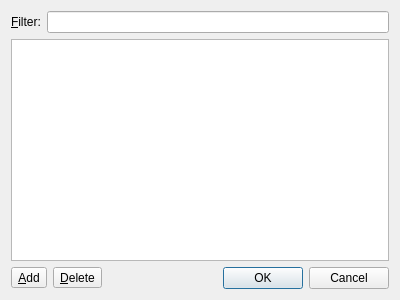
<?xml version="1.0" encoding="UTF-8"?>
<ui version="4.0">
 <class>Widget</class>
 <widget class="QDialog" name="Widget">
  <property name="geometry">
   <rect>
    <x>0</x>
    <y>0</y>
    <width>400</width>
    <height>300</height>
   </rect>
  </property>
  <property name="windowTitle">
   <string>User Dictionary - cuteime</string>
  </property>
  <layout class="QVBoxLayout" name="verticalLayout">
   <item>
    <layout class="QHBoxLayout" name="horizontalLayout">
     <item>
      <widget class="QLabel" name="label">
       <property name="text">
        <string>&amp;Filter:</string>
       </property>
       <property name="buddy">
        <cstring>filter</cstring>
       </property>
      </widget>
     </item>
     <item>
      <widget class="QLineEdit" name="filter"/>
     </item>
    </layout>
   </item>
   <item>
    <widget class="QTreeView" name="treeView">
     <property name="alternatingRowColors">
      <bool>true</bool>
     </property>
     <property name="rootIsDecorated">
      <bool>false</bool>
     </property>
     <property name="uniformRowHeights">
      <bool>true</bool>
     </property>
     <property name="allColumnsShowFocus">
      <bool>true</bool>
     </property>
    </widget>
   </item>
   <item>
    <layout class="QHBoxLayout" name="horizontalLayout_2">
     <item>
      <widget class="QToolButton" name="add">
       <property name="text">
        <string>&amp;Add</string>
       </property>
      </widget>
     </item>
     <item>
      <widget class="QToolButton" name="del">
       <property name="text">
        <string>&amp;Delete</string>
       </property>
      </widget>
     </item>
     <item>
      <widget class="QDialogButtonBox" name="buttonBox">
       <property name="orientation">
        <enum>Qt::Horizontal</enum>
       </property>
       <property name="standardButtons">
        <set>QDialogButtonBox::Cancel|QDialogButtonBox::Ok</set>
       </property>
      </widget>
     </item>
    </layout>
   </item>
  </layout>
 </widget>
 <resources/>
 <connections>
  <connection>
   <sender>buttonBox</sender>
   <signal>accepted()</signal>
   <receiver>Widget</receiver>
   <slot>accept()</slot>
   <hints>
    <hint type="sourcelabel">
     <x>248</x>
     <y>254</y>
    </hint>
    <hint type="destinationlabel">
     <x>157</x>
     <y>274</y>
    </hint>
   </hints>
  </connection>
  <connection>
   <sender>buttonBox</sender>
   <signal>rejected()</signal>
   <receiver>Widget</receiver>
   <slot>reject()</slot>
   <hints>
    <hint type="sourcelabel">
     <x>316</x>
     <y>260</y>
    </hint>
    <hint type="destinationlabel">
     <x>286</x>
     <y>274</y>
    </hint>
   </hints>
  </connection>
 </connections>
</ui>
